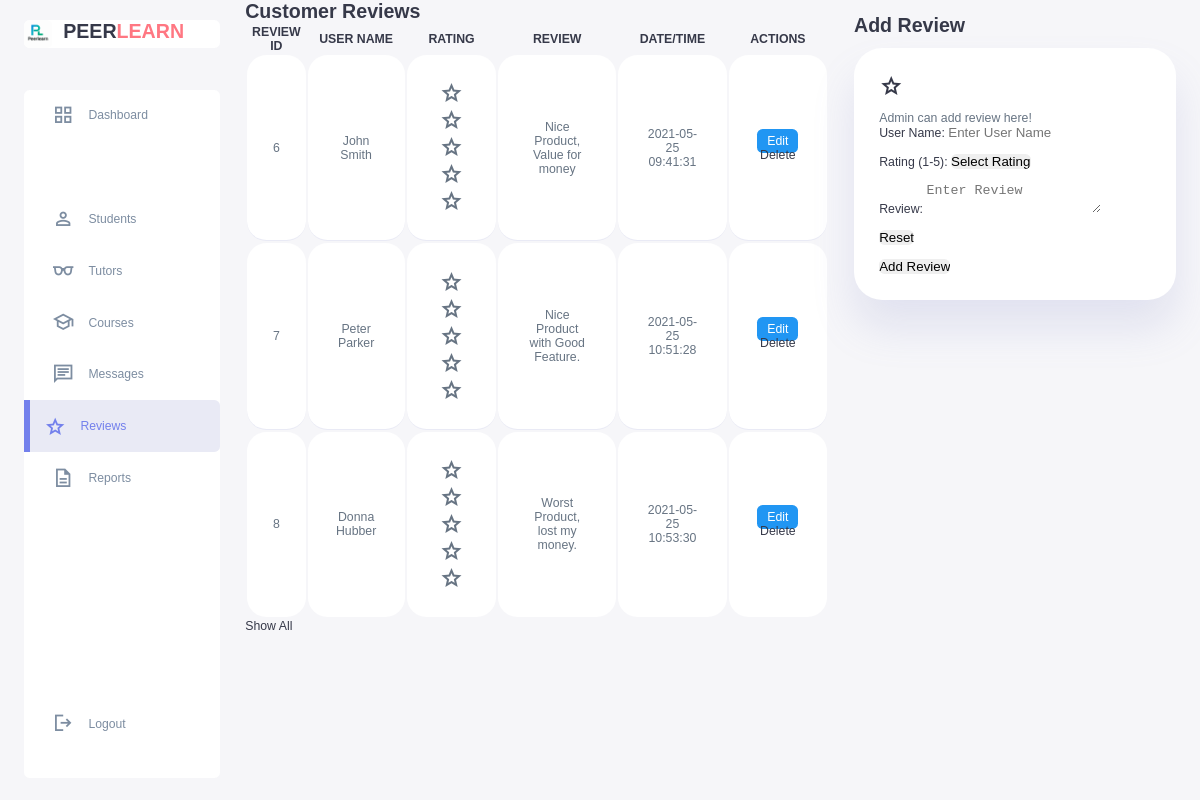
Screenshot of /admin_review.php with the database file from the repository.
### tables this page shows
CREATE TABLE `review_table` (
  `review_id` int(11) NOT NULL,
  `user_name` varchar(200) NOT NULL,
  `user_rating` int(1) NOT NULL,
  `user_review` text NOT NULL,
  `datetime` int(11) NOT NULL
);

### admin_review.php (the view, shortened to what this page needs)
<!DOCTYPE html>
<html lang="en">
<head>
    <link rel="stylesheet" href="studentstyle.css">
</head>
<body>
    <div class="container">
        <aside>
            <div class="top">
                <div class="logo">
                    <img src="image/logo.png">
                    <h2>PEER<span class="danger">LEARN</span></h2>
                </div>
            </div>
            <div class="sidebar">
                <a href="admin.html"><span class="material-symbols-sharp">grid_view</span><h3>Dashboard</h3></a>
                <a href="#"></a>
                <a href="admin_student.php"><span class="material-symbols-sharp">person</span><h3>Students</h3></a>
                <a href="admin_tutors.php"><span class="material-symbols-sharp">eyeglasses</span><h3>Tutors</h3></a>
                <a href="admin_course.php"><span class="material-symbols-sharp">school</span><h3>Courses</h3></a>
                <a href="admin_message.php"><span class="material-symbols-sharp">chat</span><h3>Messages</h3></a>
                <a href="admin_review.php" class="active"><span class="material-symbols-sharp">star</span><h3>Reviews</h3></a>
                <a href="admin_report.php"><span class="material-symbols-sharp">description</span><h3>Reports</h3></a>
                <a href="home_page.html"><span class="material-symbols-sharp">logout</span><h3>Logout</h3></a>
            </div>
        </aside>
        <main>
            <div class="reviews">
                <h2>Customer Reviews</h2>
                <table>
                    <thead>
                        <tr>
                            <th>REVIEW ID</th>
                            <th>USER NAME</th>
                            <th>RATING</th>
                            <th>REVIEW</th>
                            <th>DATE/TIME</th>
                            <th>ACTIONS</th>
                        </tr>
                    </thead>
                    <tbody>
                        <?php
                        $servername = "localhost";
                        $username = "root";
                        $password = "";
                        $dbname = "peer_tutoring_platform";
                        $conn = new mysqli($servername, $username, $password, $dbname);
                        $sql = "SELECT * FROM review_table";
                        $result = $conn->query($sql);
                        if ($result->num_rows > 0) {
                            while($row = $result->fetch_assoc()) {
                                $formatted_date = date('Y-m-d H:i:s', $row['datetime']);
                                echo "<tr>
                                    <td>".$row["review_id"]."</td>
                                    <td>".$row["user_name"]."</td>
                                    <td>";
                                for ($i = 1; $i <= 5; $i++) {
                                    if ($i <= $row["user_rating"]) {
                                        echo "<span class='material-symbols-sharp'>star</span>";
                                    } else {
                                        echo "<span class='material-symbols-sharp'>star_outline</span>";
                                    }
                                }
                                echo "</td>
                                    <td>".$row["user_review"]."</td>
                                    <td>".$formatted_date."</td>
                                    <td>
                                        <a href='edit_review.php?id=".$row["review_id"]."' class='edit-btn'>Edit</a>
                                        <a href='delete_review.php?id=".$row["review_id"]."' class='delete-btn'>Delete</a>
                                    </td>
                                </tr>";
                            }
                        } else {
                            echo "<tr><td colspan='6'>No reviews found</td></tr>";
                        }
                        ?>
                    </tbody>
                </table>
                <a href="#">Show All</a>
            </div>
        </main>
            <div class="recent-updates">
                <h2>Add Review</h2>
                <div class="updates">
                    <div class="update">
                        <span class="material-symbols-sharp">star</span>
                    </div>
                    <div class="message">
                        <p>Admin can add review here!</p>
                        <form action="review_record.php" method="POST">
                            <div>
                                <label for="user_name">User Name:</label>
                                <input type="text" id="user_name" name="user_name" placeholder="Enter User Name" required>
                            </div>
                            <br>
                            <div>
                                <label for="user_rating">Rating (1-5):</label>
                                <select id="user_rating" name="user_rating" required>
                                    <option value="">Select Rating</option>
                                </select>
                            </div>
                            <br>
                            <div>
                                <label for="user_review">Review:</label>
                                <textarea id="user_review" name="user_review" placeholder="Enter Review" required></textarea>
                            </div>
                            <br>
                            <div>
                                <input type="reset" value="Reset">
                            </div>
                            <br>
                            <div>
                                <input type="submit" value="Add Review">
                            </div>
                        </form>
                            </div>
                        </div>
                    </div>
                </div>
</body>
</html>

### studentstyle.css (style rules this page uses)
* { margin: 0; padding: 0; outline: 0; appearance: none; border: 0; text-decoration: none; list-style: none; box-sizing: border-box; border-radius: 0.4rem; }
html { font-size: 14px; }
body { width: 100vw; height: 100vh; font-family: poppins, sans-serif; font-size: 0.88rem; background: #f6f6f9; user-select: none; overflow-x: hidden; color: #363949; }
.container { display: grid; width: 96%; margin: 0 auto; gap: 1.8rem; grid-template-columns: 14rem auto 23rem; }
a { color: #363949; }
img { display: block; width: 100%; }
h2 { font-size: 1.4rem; }
h3 { font-size: 0.87rem; }
p { color:#677483; }
.danger { color: #ff7782; }
aside { height: 100vh; }
aside .top { background: white; display: flex; align-items: center; justify-content: space-between; margin-top: 1.4rem; border-radius: 0.4rem; }
aside .logo { display: flex; gap: 0.8rem; }
aside .logo img { width: 2rem; height: 2rem; }
aside .sidebar { background: rgb(255, 255, 255); display: flex; flex-direction: column; height: 86vh; position: relative; top: 3rem; border-radius: 0.4rem; }
aside h3 { font-weight: 500; }
aside .sidebar a { display: flex; color: #7d8da1; margin-left: 2rem; gap: 1rem; align-items: center; position: relative; height: 3.7rem; transition: all 300ms ease; }
aside .sidebar a span { font-size: 1.6rem; transition: all 300ms ease; }
aside .sidebar a:last-child { position: absolute; bottom: 2rem; width: 100%; }
aside .sidebar a.active { background: rgba(132, 139, 200, 0.18); color: #7380ec; margin-left: 0; }
aside .sidebar a.active:before { content: ""; width: 6px; height: 100%; background: #7380ec; }
aside .sidebar a.active span { color: #7380ec; margin-left: calc(1rem -3 px); }
table tbody td { height: 2.8rem; border-bottom: 1px solid rgba(132, 139, 200, 0.18); color: #677483; text-align: center; padding:1.8rem; background: white; border-radius: 1.4rem; }
table tbody tr:last-child td { border: none; }
.recent-updates { margin-top: 1rem; }
.recent-updates h2 { margin-bottom: 0.8rem; }
.recent-updates .updates { background: #fff; padding:1.8rem; border-radius: 2rem; box-shadow: 0 2rem 3rem rgba(132, 139, 200, 0.18); transition: all 300ms ease; }
.recent-updates .updates .update { display: grid; grid-template-columns: 2.6rem auto; gap: 1rem; margin-bottom: 1rem; }
.edit-btn { padding: 5px 10px; background-color: #2196F3; color: white; text-decoration: none; border-radius: 4； }

### rows the page displays
review_table: review_id "6", user_name "John Smith", user_rating 4 (drawn), user_review "Nice Product, Value for money", datetime "2021-05-25 09:41:31"
review_table: review_id "7", user_name "Peter Parker", user_rating 5 (drawn), user_review "Nice Product with Good Feature.", datetime "2021-05-25 10:51:28"
review_table: review_id "8", user_name "Donna Hubber", user_rating 1 (drawn), user_review "Worst Product, lost my money.", datetime "2021-05-25 10:53:30"
